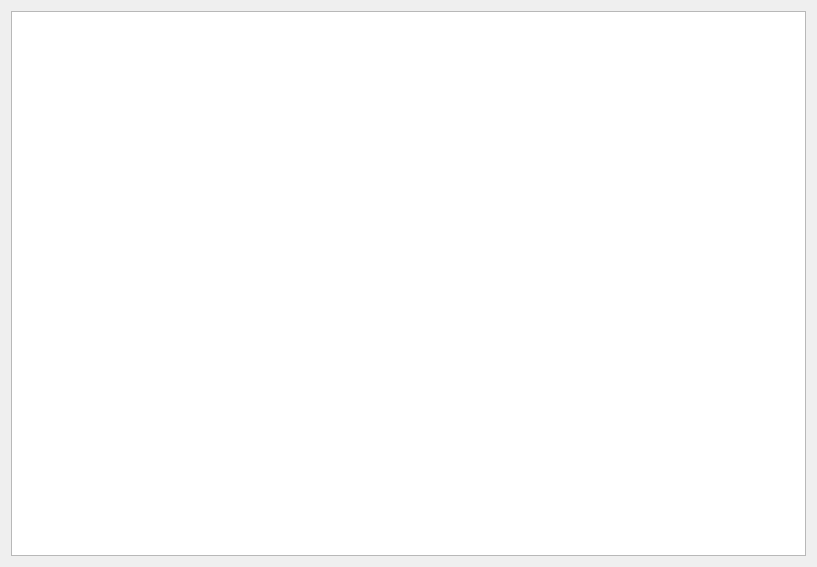
<?xml version="1.0" encoding="UTF-8"?>
<ui version="4.0">
 <class>GraphWindow</class>
 <widget class="QMainWindow" name="GraphWindow">
  <property name="geometry">
   <rect>
    <x>0</x>
    <y>0</y>
    <width>817</width>
    <height>567</height>
   </rect>
  </property>
  <property name="windowTitle">
   <string>Grafos</string>
  </property>
  <widget class="QWidget" name="centralWidget">
   <layout class="QVBoxLayout" name="verticalLayout">
    <item>
     <widget class="QGraphicsViewEc" name="graphicsView">
      <property name="renderHints">
       <set>QPainter::Antialiasing|QPainter::SmoothPixmapTransform|QPainter::TextAntialiasing</set>
      </property>
      <property name="dragMode">
       <enum>QGraphicsView::ScrollHandDrag</enum>
      </property>
     </widget>
    </item>
   </layout>
  </widget>
 </widget>
 <layoutdefault spacing="6" margin="11"/>
 <customwidgets>
  <customwidget>
   <class>QGraphicsViewEc</class>
   <extends>QGraphicsView</extends>
   <header>QGraphicsViewEc.h</header>
  </customwidget>
 </customwidgets>
 <resources/>
 <connections/>
</ui>
